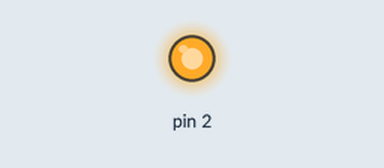
This sketch was run on a simulated Arduino Uno, built with avr-gcc and run on an emulated ATmega328P. Shown: output pins drawn as LEDs (lit = HIGH).

Above: at 0.7 s.
At 71.3 s:
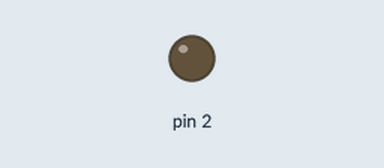
Timing chart, 0 to 73.3 s (numbered marks = the images above):
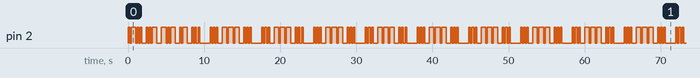

The sketch:

Ex1-morse.ino
```cpp
int unit = 200; // length of a unit of lenght given in ms
void setup() {
  // initialize digital pin LED_BUILTIN as an output.
  pinMode(2, OUTPUT);
}

void loop() {
  Morse('L');
  delay(2*unit); // delay between each character
  Morse('U');
  delay(2*unit);
  Morse('K');
  delay(2*unit); // delay between each character
  Morse('A');
  delay(2*unit);
  Morse('S');
  delay(6*unit); // delay between each word

  for(int i = 0; i < 10; i++){
    Morse('S');
    delay(2*unit); // delay between each character
    Morse('O');
    delay(2*unit);
    Morse('S');
    delay(6*unit); // delay between each word
  }
}

// make a dot in morse code (1 unit of length)
void dot(){
  digitalWrite(2, HIGH);
  delay(unit);
  digitalWrite(2, LOW);
  delay(unit);
}

// make a dash in morse code (3 units of length)
void dash(){
  digitalWrite(2, HIGH);
  delay(3*unit);
  digitalWrite(2, LOW);
  delay(unit);
}

// A case for each morse character
// Each character has a determinted
// number of dots and dashes in a paticular order
void Morse(char character) {
switch (character) {
  case 'A':
    dot();
    dash();
    break;
  case 'B':
    dash();
    dot();
    dot();
    dot();
    break;
  case 'C':
    dash();
    dot();
    dash();
    dot();
    break;
  case 'D':
    dash();
    dot();
    dot();
    break;
  case 'E':
    dot();
    break;
  case 'F':
    dot();
    dot();
    dash();
    dot();
    break;
  case 'G':
    dash();
    dash();
    dot();
    break;
   case 'H':
    dot();
    dot();
    dot();
    dot();
    break;
  case 'I':
    dot();
    dot();
    break;
  case 'J':
    dot();
    dash();
    dash();
    dash();
    break;
  case 'K':
    dash();
    dot();
    dash();
    break;
  case 'L':
    dot();
    dash();
    dot();
    dot();
    break;
  case 'M':
    dash();
    dash();
    break;
  case 'N':
    dash();
    dot();
    break;
  case 'O':
    dash();
    dash();
    dash();
    break;
  case 'P':
    dot();
    dash();
    dash();
    dot();
    break;
  case 'Q':
    dash();
    dash();
    dot();
    dash();
    break;
  case 'R':
    dot();
    dash();
    dot();
    break;
  case 'S':
    dot();
    dot();
    dot();
    break;
  case 'T':
    dash();
    break;
  case 'U':
    dot();
    dot();
    dash();
    break;
  case 'V':
    dot();
    dot();
    dot();
    dash();
    break;
  case 'W':
    dot();
    dash();
    dash();
    break;
  case 'X':
    dash();
    dot();
    dot();
    dash();
    break;
  case 'Y':
    dash();
    dot();
    dash();
    dash();
    break;
  case 'Z':
    dash();
    dash();
    dot();
    dot();
    break;
  case '1':
    dot();
    dash();
    dash();
    dash();
    dash();
    break;
  case '2':
    dot();
    dot();
    dash();
    dash();
    dash();
    break;
  case '3':
    dot();
    dot();
    dot();
    dash();
    dash();
    break;
  case '4':
    dot();
    dot();
    dot();
    dot();
    dash();
    break;
  case '5':
    dot();
    dot();
    dot();
    dot();
    dot();
    break;
  case '6':
    dash();
    dot();
    dot();
    dot();
    dot();
    break;
  case '7':
    dash();
    dash();
    dot();
    dot();
    dot();
    break;
  case '8':
    dash();
    dash();
    dash();
    dot();
    dot();
    break;
  case '9':
    dash();
    dash();
    dash();
    dash();
    dot();
    break;
  case '0':
    dash();
    dash();
    dash();
    dash();
    dash();
    break;
}
}
```

Measured:
- by itself, pin 2: moves between LOW and HIGH, repeating every 56.4 s
- by itself, everything shown: repeats every 56.4 s, in 150 steps
